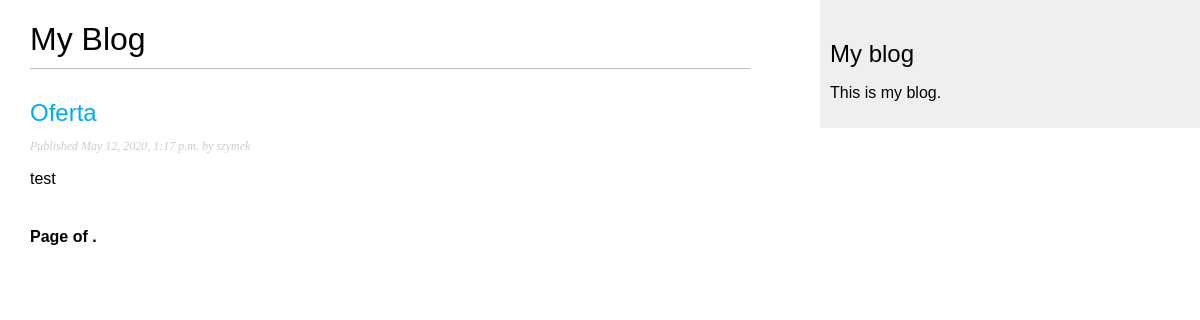
The page /blog/ on the database as committed earlier.
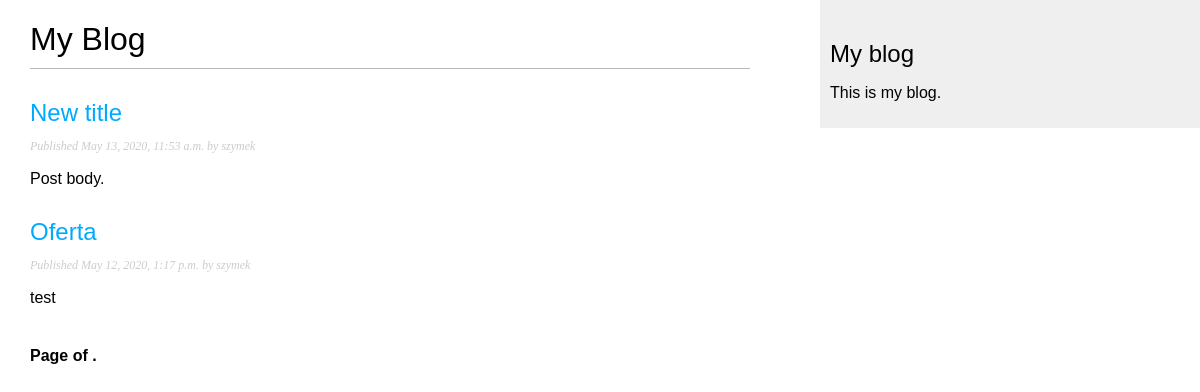
The same page on the database as committed later.
### blog/models.py (models this page shows, shortened)
class Post(models.Model):
    STATUS_CHOICES = (('draft', 'Draft'), ('published', 'Published'),)
    title = models.CharField(max_length=250)
    slug = models.SlugField(max_length=250, unique_for_date='publish')
    author = models.ForeignKey(User, on_delete=models.CASCADE, related_name='blog_posts')
    body = models.TextField()
    publish = models.DateTimeField(default=timezone.now)
    created = models.DateTimeField(auto_now_add=True)
    updated = models.DateTimeField(auto_now=True)
    status = models.CharField(max_length=10, choices=STATUS_CHOICES, default='draft')
    object = models.Manager()
    published = PublishedManager()
    class Meta:
        ordering = ('-publish', )
    def get_absolute_url(self):
        return reverse('blog:post_detail', args=[self.publish.year, self.publish.month, self.publish.day, self.slug])

### blog/views.py (the view)
# urls.py: path('', views.post_list, name='post_list'),
def post_list(request):
    posts = Post.published.all()
    return render(request, 'blog/post/list.html', {'posts': posts})

### blog/templates/blog/post/list.html (shortened to what this page needs)
{% extends "blog/base.html" %}
{% block content %}
    <h1>My Blog</h1>
    {% for post in posts %}
        <h2>
            <a href="{{ post.get_absolute_url }}">
                {{ post.title }}
            </a>
        </h2>
        <p class="date">
            Published {{ post.publish }} by {{ post.author }}
        </p>
        {{ post.body|truncatewords:30|linebreaks }}
    {% endfor %}
    {% include "pagination.html" with page=posts %}
{% endblock %}

Rows that differ between the two databases and show on the page:
added Post: title "New title", publish "May 13, 2020, 11:53 a.m.", author "szymek", body "Post body."
